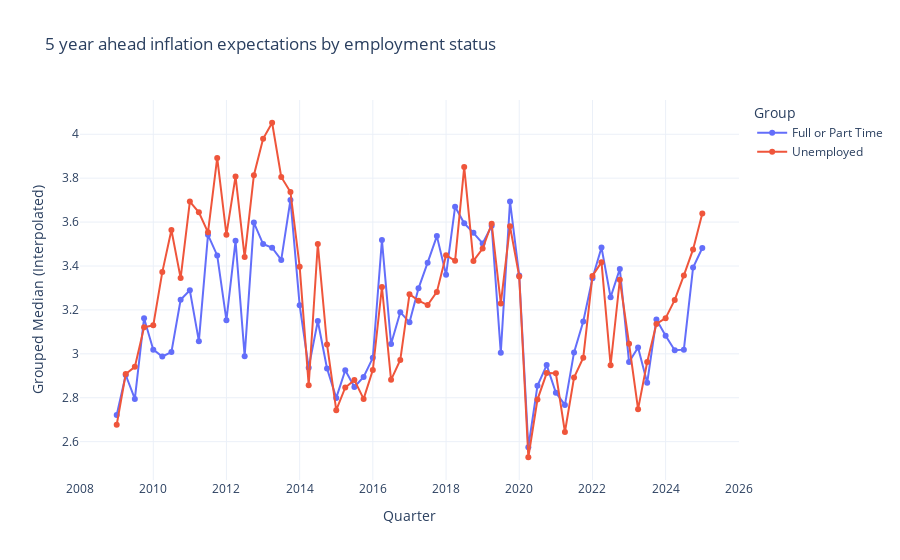

Source (notebook cell):
### Code cell
plot_question_medians(median_dfs[2], emp_map, '5 year ahead inflation expectations by employment status')
